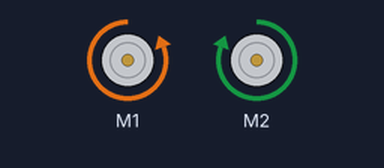
Bench run of a sketch on a simulated Arduino Uno, built with avr-gcc and run on an emulated ATmega328P. Shown: 2 × DC motor (green arrow = forward, orange = backward, longer = faster).

Above: at 0.1 s.
At 2.1 s:
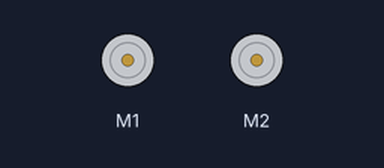
Timing chart, 0 to 3.6 s (numbered marks = the images above):
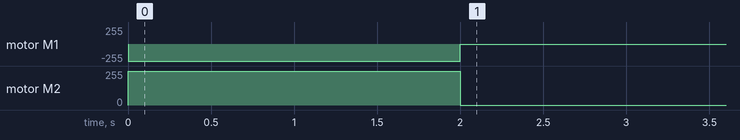

Measured:
- by itself, motor M1: stopped → backward 255/255 at 0.00 s, → stopped 2.0 s later
- by itself, motor M2: stopped → forward 255/255 at 0.00 s, → stopped 2.0 s later

The sketch:

Drive-Stop.ino
```cpp
// Drive Stop

#include <RedBot.h>

RedBotMotors motors;

#define s_drive 0
#define s_stop 1
int robot_state = 0;

void loop() {
  transition(robot_state);
  do_behaviour(robot_state);
}

void go() {
  motors.leftMotor(255);
  motors.rightMotor(255); //- If motors go opposire ways
  delay(2000);
  robot_state = 1;
}

void halt() {
  motors.brake();
}

void transition(int state) {
  switch (state)
  {
    case s_drive:
    if (robot_state == 1)
    {
      robot_state == s_stop;
    }
    break;
  }
}

void do_behaviour(int state) {
  switch (state)
  {
    case s_drive:
    {
    go();
    break;
    }
  case s_stop:
    halt();
    break;
  }
}

void setup() {

}
```
